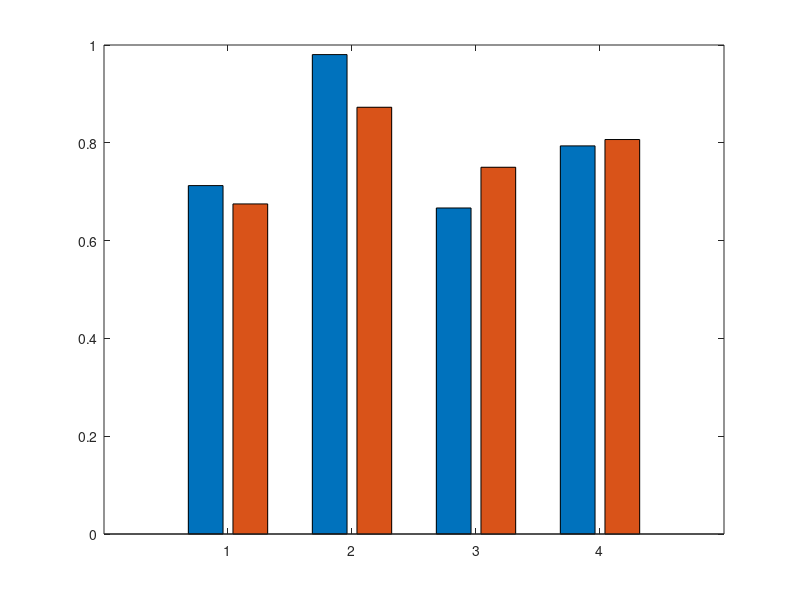

The MATLAB source for this figure:
%% Bar Comparison
x=[0.7125,0.6750;0.9804,0.8727;0.6667,0.7500;0.7937,0.8067];
%y=[0.6750,0.9804,0.6667,0.7937];

figure
bar(x)

